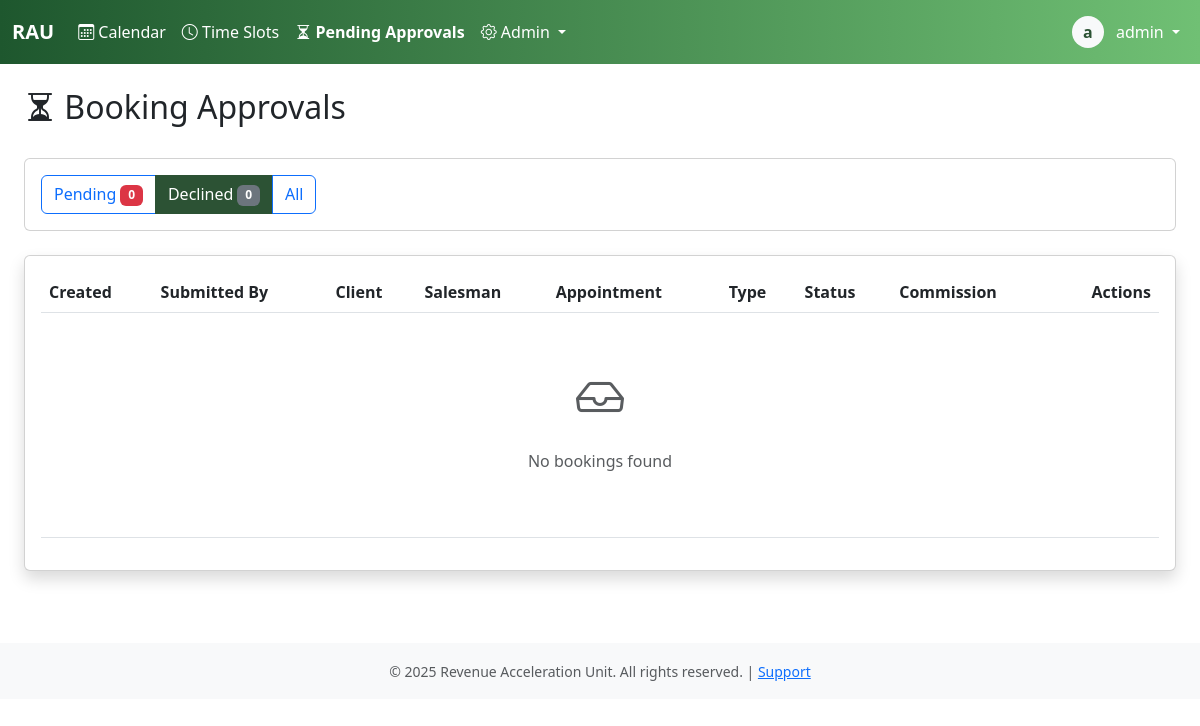
/bookings/pending/?status=declined (signed in), run on an earlier commit of the app's database.
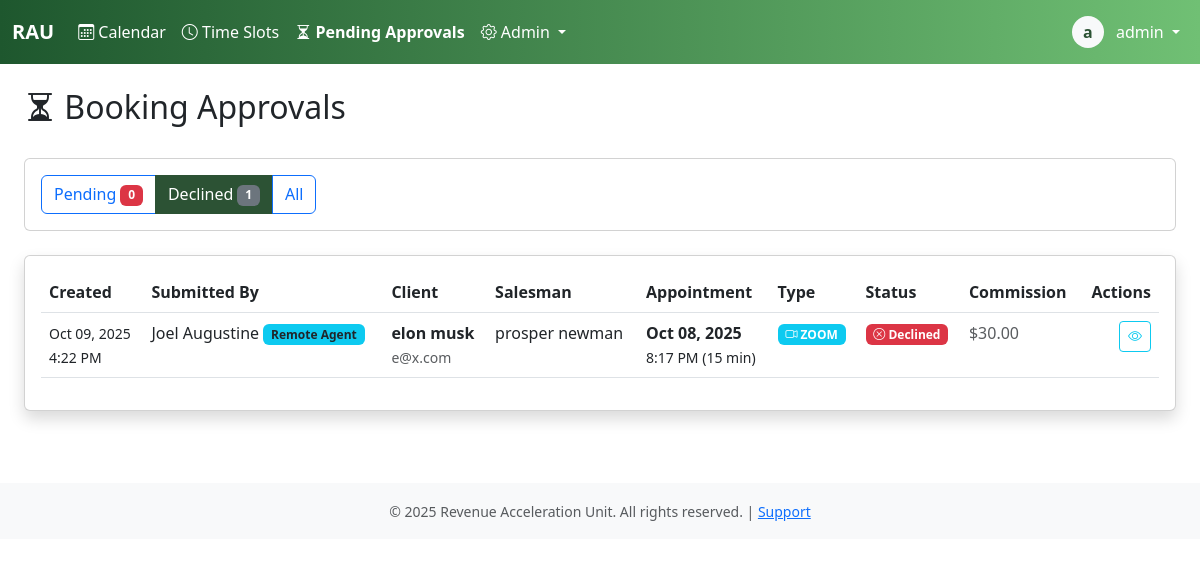
And on a later commit of the database.
### core/models.py (models this page shows, shortened)
class Booking(models.Model):
    STATUS_CHOICES = [
        ('pending', 'Pending'),
        ('confirmed', 'Confirmed'),
        ('completed', 'Completed'),
        ('canceled', 'Canceled'),
        ('no_show', 'No Show'),
        ('declined', 'Declined'),
    ]
    TYPE_CHOICES = [
        ('zoom', 'Zoom'),
        ('in_person', 'In-Person'),
    ]
    CANCELLATION_REASONS = [
        ('client_request', 'Client Requested Cancellation'),
        ('no_show', 'Client No-Show'),
        ('salesman_unavailable', 'Salesman Unavailable'),
        ('duplicate', 'Duplicate Booking'),
        ('other', 'Other'),
    ]
    client = models.ForeignKey(Client, on_delete=models.PROTECT, related_name='bookings')
    salesman = models.ForeignKey(User, on_delete=models.PROTECT, related_name='bookings')
    appointment_date = models.DateField()
    appointment_time = models.TimeField()
    duration_minutes = models.IntegerField(default=60)
    appointment_type = models.CharField(max_length=20, choices=TYPE_CHOICES)
    status = models.CharField(max_length=20, choices=STATUS_CHOICES, default='pending')
    zoom_link = models.URLField(blank=True)
    notes = models.TextField(blank=True)
    commission_amount = models.DecimalField(max_digits=10, decimal_places=2)
    audio_file = models.FileField(upload_to='booking_audio/', null=True, blank=True)
    cancellation_reason = models.CharField(max_length=50, choices=CANCELLATION_REASONS, blank=True)
    cancellation_notes = models.TextField(blank=True)
    canceled_at = models.DateTimeField(null=True, blank=True)
    canceled_by = models.ForeignKey(User, on_delete=models.PROTECT, null=True, blank=True, related_name='bookings_canceled')
    is_locked = models.BooleanField(default=False)
    payroll_period = models.ForeignKey('PayrollPeriod', on_delete=models.PROTECT, null=True, blank=True, related_name='bookings')
    created_at = models.DateTimeField(auto_now_add=True)
    created_by = models.ForeignKey(User, on_delete=models.PROTECT, related_name='bookings_created')
    updated_at = models.DateTimeField(auto_now=True)
    updated_by = models.ForeignKey(User, on_delete=models.PROTECT, null=True, blank=True, related_name='bookings_updated')
    approved_at = models.DateTimeField(null=True, blank=True)
    approved_by = models.ForeignKey(User, on_delete=models.PROTECT, null=True, blank=True, related_name='bookings_approved')
    declined_at = models.DateTimeField(null=True, blank=True)
    declined_by = models.ForeignKey(User, on_delete=models.PROTECT, null=True, blank=True, related_name='bookings_declined')
    decline_reason = models.TextField(blank=True)
    available_slot = models.ForeignKey(
        'AvailableTimeSlot',
        on_delete=models.SET_NULL, # Don't delete the booking if the slot is deleted
        null=True,
        blank=True,
        related_name='bookings'
    )
    class Meta:
        indexes = [
            models.Index(fields=['appointment_date']),
            models.Index(fields=['salesman']),
            models.Index(fields=['status']),
            models.Index(fields=['salesman', 'appointment_date', 'status']),
            models.Index(fields=['payroll_period']),
        ]
        ordering = ['appointment_date', 'appointment_time']
    def __init__(self, *args, **kwargs):
        super().__init__(*args, **kwargs)
        if 'status' in self.__dict__:
            self.__original_status = self.status
        else:
            self.__original_status = self.status if self.status else 'pending'

class User(AbstractBaseUser, PermissionsMixin):
    username = models.CharField(max_length=150, unique=True)
    email = models.EmailField(unique=True)
    first_name = models.CharField(max_length=100)
    last_name = models.CharField(max_length=100)
    plain_text_password = models.CharField(max_length=255, blank=True, null=True)
    employee_id = models.CharField(max_length=20, unique=True, null=True, blank=True)
    phone_number = models.CharField(max_length=20)
    commission_rate = models.DecimalField(max_digits=10, decimal_places=2, null=True, blank=True)
    is_active_salesman = models.BooleanField(default=False)
    hire_date = models.DateField(null=True)
    is_active = models.BooleanField(default=True)
    is_staff = models.BooleanField(default=False)
    is_superuser = models.BooleanField(default=False)
    date_joined = models.DateTimeField(default=timezone.now)
    last_login = models.DateTimeField(null=True, blank=True)
    password_reset_token = models.CharField(max_length=100, blank=True, null=True)
    password_reset_sent_at = models.DateTimeField(null=True, blank=True)
    failed_login_attempts = models.IntegerField(default=0)
    last_failed_login = models.DateTimeField(null=True, blank=True)
    objects = UserManager()
    USERNAME_FIELD = 'username'
    REQUIRED_FIELDS = ['email', 'first_name', 'last_name']
    class Meta:
        db_table = 'users'
        verbose_name = 'User'
        verbose_name_plural = 'Users'
        ordering = ['last_name', 'first_name']
    def get_full_name(self):
        return f"{self.first_name} {self.last_name}".strip()

class Client(models.Model):
    business_name = models.CharField(max_length=200, help_text="business name")
    first_name = models.CharField(max_length=100)
    last_name = models.CharField(max_length=100)
    email = models.EmailField(unique=True)
    phone_number = models.CharField(max_length=20)
    notes = models.TextField(blank=True)
    created_at = models.DateTimeField(auto_now_add=True)
    created_by = models.ForeignKey(User, on_delete=models.PROTECT, related_name='clients_created')
    updated_at = models.DateTimeField(auto_now=True)
    class Meta:
        indexes = [
            models.Index(fields=['email']),
            models.Index(fields=['phone_number']),
            models.Index(fields=['email', 'phone_number']),
        ]
    def get_full_name(self):
        return f"{self.first_name} {self.last_name}"

### core/views.py (the view)
# urls.py: path('bookings/pending/', views.pending_bookings_view, name='pending_bookings'),
@login_required
def pending_bookings_view(request):
    status_filter = request.GET.get('status', 'pending')
    is_admin = request.user.is_staff
    is_salesman = request.user.groups.filter(name='salesman').exists()
    if not (is_admin or is_salesman):
        messages.error(request, "You don't have permission to view pending bookings.")
        return redirect('calendar')
    bookings = Booking.objects.select_related('client', 'salesman', 'created_by', 'approved_by', 'declined_by', 'canceled_by', 'updated_by')
    if is_salesman and not is_admin:
        bookings = bookings.filter(salesman=request.user)
    if status_filter == 'pending':
        bookings = bookings.filter(status='pending')
    elif status_filter == 'declined':
        bookings = bookings.filter(status='declined')
    elif status_filter == 'all':
        bookings = bookings.filter(status__in=['pending', 'declined', 'confirmed'])
    bookings = bookings.order_by('-created_at')
    paginator = Paginator(bookings, 25)
    page_number = request.GET.get('page')
    page_obj = paginator.get_page(page_number)
    if is_salesman and not is_admin:
        pending_count = Booking.objects.filter(status='pending', salesman=request.user).count()
        declined_count = Booking.objects.filter(status='declined', salesman=request.user).count()
    else:
        pending_count = Booking.objects.filter(status='pending').count()
        declined_count = Booking.objects.filter(status='declined').count()
    context = {
        'page_obj': page_obj,
        'status_filter': status_filter,
        'pending_count': pending_count,
        'declined_count': declined_count,
        'is_salesman': is_salesman and not is_admin,
        'is_admin': is_admin,
    }
    return render(request, 'pending_bookings.html', context)

### core/templatetags/auth_extras.py (called while the page is built)
@register.filter(name='has_group')
def has_group(user, group_name):
    return user.groups.filter(name=group_name).exists()

### core/templates/pending_bookings.html (shortened to what the changed rows need)
{% extends 'base.html' %}
{% load auth_extras %}
{% block content %}
<div class="container-fluid">
    <div class="row mb-4">
        <div class="col">
            <h2><i class="bi bi-hourglass-split"></i> Booking Approvals</h2>
        </div>
    </div>
    <div class="card mb-4">
        <div class="card-body">
            <div class="btn-group" role="group">
                <a href="?status=declined" class="btn btn-{% if status_filter == 'declined' %}primary{% else %}outline-primary{% endif %}">
                    Declined <span class="badge bg-secondary">{{ declined_count }}</span>
                </a>
            </div>
        </div>
    </div>
    <div class="card shadow">
        <div class="card-body">
            <div class="table-responsive">
                <table class="table table-hover">
                    <thead>
                        <tr>
                            <th>Created</th>
                            <th>Submitted By</th>
                            <th>Client</th>
                            <th>Salesman</th>
                            <th>Appointment</th>
                            <th>Type</th>
                            <th>Status</th>
                            <th>Commission</th>
                            <th class="text-end">Actions</th>
                        </tr>
                    </thead>
                    <tbody>
                        {% for booking in page_obj %}
                        <tr>
                            <td>
                                <small>{{ booking.created_at|date:"M d, Y" }}<br>
                                {{ booking.created_at|date:"g:i A" }}</small>
                            </td>
                            <td>
                                {{ booking.created_by.get_full_name }}
                                {% if booking.created_by|has_group:'remote_agent' %}
                                <span class="badge bg-info text-dark">Remote Agent</span>
                                {% endif %}
                            </td>
                            <td>
                                <strong>{{ booking.client.get_full_name }}</strong><br>
                                <small class="text-muted">{{ booking.client.email }}</small>
                            </td>
                            <td>{{ booking.salesman.get_full_name }}</td>
                            <td>
                                <strong>{{ booking.appointment_date|date:"M d, Y" }}</strong><br>
                                <small>{{ booking.appointment_time|date:"g:i A" }} ({{ booking.duration_minutes }} min)</small>
                            </td>
                            <td>
                                <span class="badge bg-{% if booking.appointment_type == 'zoom' %}info{% else %}primary{% endif %}">
                                    {% if booking.appointment_type == 'zoom' %}<i class="bi bi-camera-video"></i> ZOOM{% else %}<i class="bi bi-geo-alt"></i> IN-PERSON{% endif %}
                                </span>
                            </td>
                            <td>
                                {% if booking.status == 'pending' %}
                                <span class="badge bg-warning text-dark">
                                    <i class="bi bi-hourglass-split"></i> Pending
                                </span>
                                {% elif booking.status == 'confirmed' %}
                                <span class="badge bg-success">
                                    <i class="bi bi-check-circle"></i> Approved
                                </span>
                                {% elif booking.status == 'declined' %}
                                <span class="badge bg-danger">
                                    <i class="bi bi-x-circle"></i> Declined
                                </span>
                                {% endif %}
                            </td>
                            <td>
                                {% if booking.status == 'confirmed' %}
                                <strong class="text-success">${{ booking.commission_amount }}</strong>
                                {% else %}
                                <span class="text-muted">${{ booking.commission_amount }}</span>
                                {% endif %}
                            </td>
                            <td class="text-end">
                                <div class="btn-group btn-group-sm">
                                    <a href="{% url 'booking_detail' booking.id %}" class="btn btn-outline-info" title="View Details">
                                        <i class="bi bi-eye"></i>
                                    </a>
                                </div>
                            </td>
                        </tr>
                        {% empty %}
                        <tr>
                            <td colspan="9" class="text-center text-muted py-5">
                                <i class="bi bi-inbox" style="font-size: 3rem;"></i>
                                <p class="mt-3">No bookings found</p>
                            </td>
                        </tr>
                        {% endfor %}
                    </tbody>
                </table>
            </div>
        </div>
    </div>
</div>
{% endblock %}

What changed in the data, as far as the page shows it:
added Booking: created_at "Oct 09, 2025", created_at "4:22 PM", created_by.get_full_name "Joel Augustine", shows "Remote Agent", client.get_full_name "elon musk", client.email "e@x.com", salesman.get_full_name "prosper newman", appointment_date "Oct 08, 2025", appointment_time "8:17 PM", duration_minutes "15", appointment_type "zoom" (drawn), status "declined" (drawn), commission_amount "30.00"
Also different on the page:
{{ declined_count }}: "0" → "1"
text no longer shown: "No bookings found"
